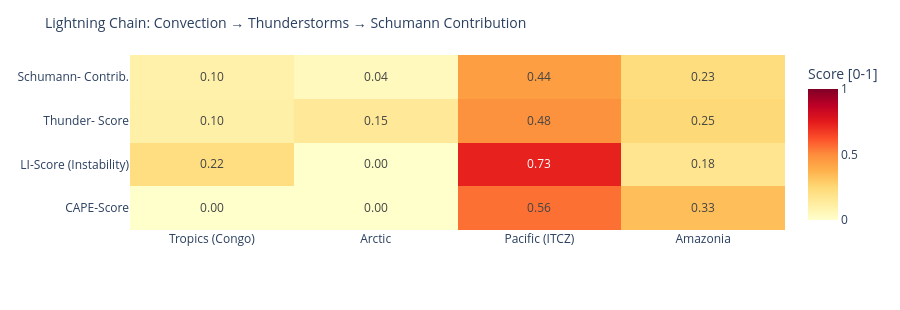

Notebook cell for this chart:
### Code cell
# ============================================================
# LIGHTNING CHAIN: Convection → Thunderstorms → Schumann
# Shows the causal chain per measurement point as heatmap
# ============================================================

def cape_score(v):
    """CAPE → normalized score [0,1]"""
    if v is None or pd.isna(v): return 0.0
    return min(1.0, float(v) / 3000)

def li_score(v):
    """Lifted Index: negative = unstable → score [0,1]"""
    if v is None or pd.isna(v): return 0.3
    return min(1.0, max(0.0, (-float(v) + 6) / 12))

def cloud_score(v):
    if v is None or pd.isna(v): return 0.3
    return float(v) / 100

def thunder_score(row):
    """Kombinierter Gewitterwahrscheinlichkeits-Score
    CAPE + LI + Bedeckung + WMO-Gewitter + konvektiver Niederschlag (showers)
    Hinweis: X-Ray und Kp sind kein Bestandteil – nur geomagn./solarer Kontext.
    """
    cs = cape_score(row.get('cape'))
    ls = li_score(row.get('li'))
    cl = cloud_score(row.get('cloud'))
    t  = 1.0 if row.get('thunderstorm') else 0.0
    # Convective precipitation (showers) as additional indicator
    sh = min(1.0, (row.get('showers') or 0) / 5.0)
    return round(cs * 0.30 + ls * 0.25 + cl * 0.15 + t * 0.20 + sh * 0.10, 3)

def schumann_contribution(t_score, lat):
    """Schumann contribution: higher in tropics (±30°), scaled by thunderstorm score"""
    lat_weight = max(0.3, 1.0 - abs(lat) / 60)
    return round(t_score * lat_weight, 3)

df_atm['cape_score']   = df_atm.apply(lambda r: cape_score(r['cape']), axis=1)
df_atm['li_score']     = df_atm.apply(lambda r: li_score(r['li']),    axis=1)
df_atm['thunder_score']= df_atm.apply(lambda r: thunder_score(r.to_dict()), axis=1)
df_atm['schumann_contribution'] = df_atm.apply(
    lambda r: schumann_contribution(r['thunder_score'], r['lat']), axis=1)

metrics = ['cape_score', 'li_score', 'thunder_score', 'schumann_contribution']
labels  = ['CAPE-Score', 'LI-Score\n(Instability)', 'Thunder-\nScore', 'Schumann-\nContrib.']
z_data  = [df_atm[m].tolist() for m in metrics]

fig = go.Figure(go.Heatmap(
    z=z_data,
    x=df_atm['point'].tolist(),
    y=labels,
    colorscale='YlOrRd',
    zmin=0, zmax=1,
    text=[[f'{v:.2f}' for v in row] for row in z_data],
    texttemplate='%{text}', textfont=dict(size=12),
    colorbar=dict(title='Score [0-1]')
))
fig.update_layout(
    title=dict(text='Lightning Chain: Convection → Thunderstorms → Schumann Contribution', font=dict(size=14)),
    height=310,
    plot_bgcolor='rgba(0,0,0,0)', paper_bgcolor='rgba(0,0,0,0)',
    margin=dict(l=130, r=80, t=55, b=80)
)
fig.show()

### Figure 1 — Plotly figure (JSON) as saved in the notebook; plotly's stock layout.template omitted (floating-point values rounded to 4 significant figures)
{"data": [{"colorbar": {"title": {"text": "Score [0-1]"}}, "colorscale": [[0.0, "rgb(255,255,204)"], [0.125, "rgb(255,237,160)"], [0.25, "rgb(254,217,118)"], [0.375, "rgb(254,178,76)"], [0.5, "rgb(253,141,60)"], [0.625, "rgb(252,78,42)"], [0.75, "rgb(227,26,28)"], [0.875, "rgb(189,0,38)"], [1.0, "rgb(128,0,38)"]], "text": [["0.00", "0.00", "0.56", "0.33"], ["0.22", "0.00", "0.73", "0.18"], ["0.10", "0.15", "0.48", "0.25"], ["0.10", "0.04", "0.44", "0.23"]], "textfont": {"size": 12}, "texttemplate": "%{text}", "type": "heatmap", "x": ["Tropics (Congo)", "Arctic", "Pacific (ITCZ)", "Amazonia"], "y": ["CAPE-Score", "LI-Score\n(Instability)", "Thunder-\nScore", "Schumann-\nContrib."], "z": [[0.0, 0.0, 0.5567, 0.3333], [0.2167, 0.0, 0.7333, 0.175], [0.105, 0.148, 0.484, 0.247], [0.098, 0.044, 0.444, 0.226]], "zmax": 1, "zmin": 0}], "layout": {"height": 310, "margin": {"b": 80, "l": 130, "r": 80, "t": 55}, "paper_bgcolor": "rgba(0,0,0,0)", "plot_bgcolor": "rgba(0,0,0,0)", "title": {"font": {"size": 14}, "text": "Lightning Chain: Convection → Thunderstorms → Schumann Contribution"}}}
